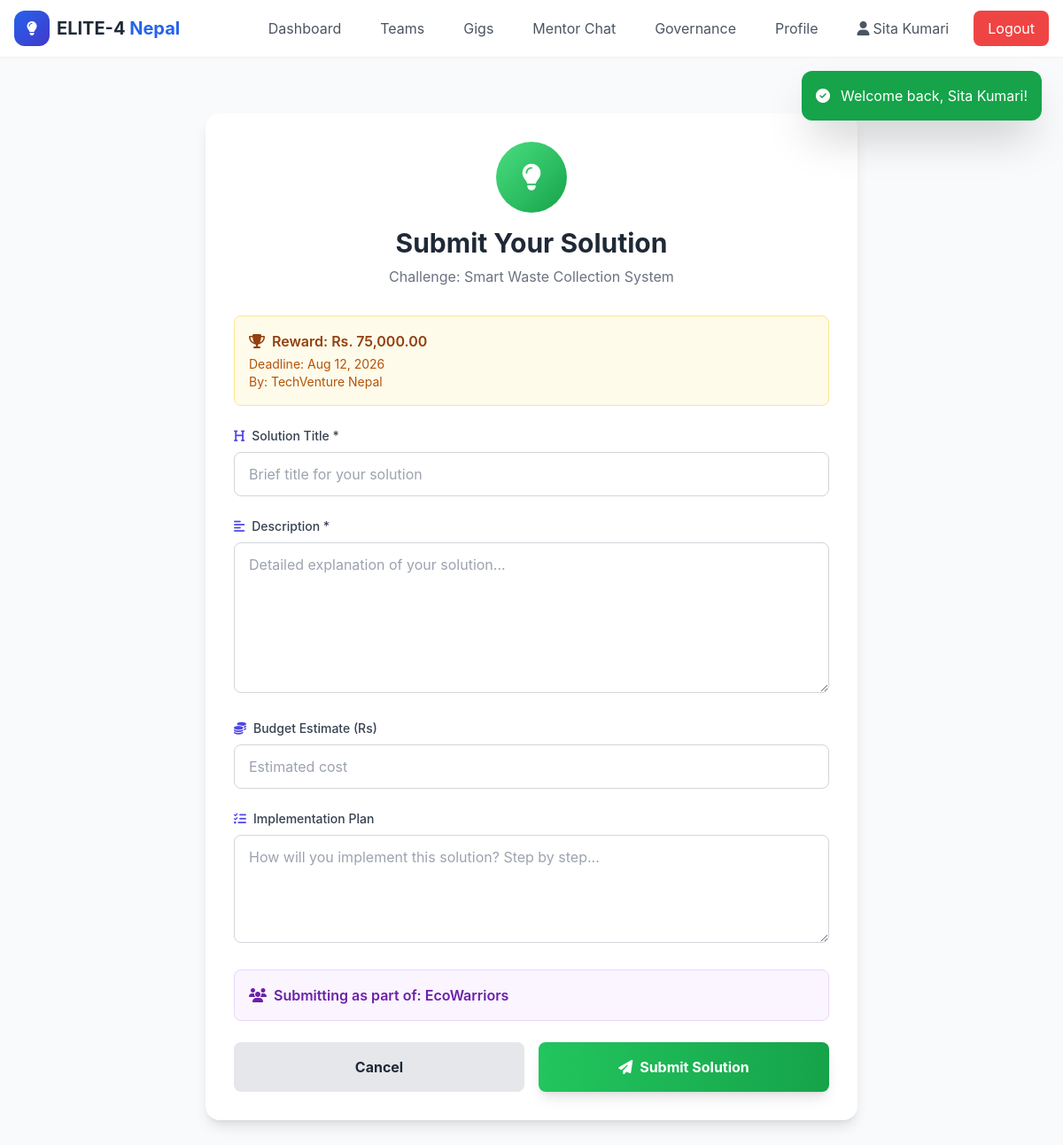
/submit_solution.php?challenge_id=1 (signed in), run on the app's committed database.
### tables this page shows
CREATE TABLE `users` (
  `id` INT AUTO_INCREMENT PRIMARY KEY,
  `name` VARCHAR(100) NOT NULL,
  `email` VARCHAR(100) UNIQUE NOT NULL,
  `phone` VARCHAR(20) DEFAULT NULL,
  `password` VARCHAR(255) NOT NULL,
  `role` ENUM('citizen', 'student', 'sponsor', 'mentor', 'admin', 'moderator') NOT NULL DEFAULT 'citizen',
  `bio` TEXT DEFAULT NULL,
  `skills` TEXT DEFAULT NULL,
  `profile_photo` VARCHAR(255) DEFAULT NULL,
  `date_of_birth` DATE DEFAULT NULL,
  `is_active` TINYINT(1) DEFAULT 1,
  `trust_score` INT DEFAULT 100,
  `projects_completed` INT DEFAULT 0,
  `created_at` TIMESTAMP DEFAULT CURRENT_TIMESTAMP,
  `updated_at` TIMESTAMP DEFAULT CURRENT_TIMESTAMP ON UPDATE CURRENT_TIMESTAMP
);

CREATE TABLE `challenges` (
  `id` INT AUTO_INCREMENT PRIMARY KEY,
  `sponsor_id` INT NOT NULL,
  `title` VARCHAR(200) NOT NULL,
  `description` TEXT NOT NULL,
  `reward_amount` DECIMAL(10,2) NOT NULL,
  `escrow_deposit` DECIMAL(10,2) DEFAULT 0,
  `escrow_status` ENUM('none', 'pending', 'deposited', 'released', 'refunded') DEFAULT 'none',
  `category` VARCHAR(50) DEFAULT NULL,
  `sdg_focus` INT DEFAULT NULL,
  `local_impact_category` VARCHAR(50) DEFAULT NULL,
  `requires_mentor` TINYINT(1) DEFAULT 0,
  `assigned_mentor_id` INT DEFAULT NULL,
  `deadline` DATE DEFAULT NULL,
  `status` ENUM('open', 'closed', 'rewarded', 'disputed') DEFAULT 'open',
  `first_look_expires` TIMESTAMP NULL DEFAULT NULL,
  `created_at` TIMESTAMP DEFAULT CURRENT_TIMESTAMP,
  FOREIGN KEY (`sponsor_id`) REFERENCES `users`(`id`) ON DELETE CASCADE,
  FOREIGN KEY (`assigned_mentor_id`) REFERENCES `users`(`id`) ON DELETE SET NULL
);

CREATE TABLE `teams` (
  `id` INT AUTO_INCREMENT PRIMARY KEY,
  `name` VARCHAR(100) NOT NULL,
  `description` TEXT DEFAULT NULL,
  `leader_id` INT NOT NULL,
  `is_public` TINYINT(1) DEFAULT 1,
  `required_skills` TEXT DEFAULT NULL,
  `problem_id` INT DEFAULT NULL,
  `mentor_id` INT DEFAULT NULL,
  `members` JSON DEFAULT NULL,
  `rank_points` INT DEFAULT 0,
  `status` ENUM('active', 'completed', 'archived', 'inactive') DEFAULT 'active',
  `gold_badge` TINYINT(1) DEFAULT 0,
  `projects_completed` INT DEFAULT 0,
  `last_progress_update` TIMESTAMP NULL DEFAULT NULL,
  `is_inactive` TINYINT(1) DEFAULT 0,
  `created_at` TIMESTAMP DEFAULT CURRENT_TIMESTAMP,
  FOREIGN KEY (`leader_id`) REFERENCES `users`(`id`) ON DELETE CASCADE,
  FOREIGN KEY (`mentor_id`) REFERENCES `users`(`id`) ON DELETE SET NULL
);

### submit_solution.php (the view, shortened to what this page needs)
<?php
require_once 'config.php';
$user = getCurrentUser();
global $conn;
$challengeId = (int)($_GET['challenge_id'] ?? 0);
$problem = null;
$challenge = null;
if ($challengeId) {
    $stmt = $conn->prepare("SELECT c.*, u.name as sponsor_name FROM challenges c JOIN users u ON c.sponsor_id = u.id WHERE c.id = ?");
    $stmt->bind_param("i", $challengeId);
    $stmt->execute();
    $r = $stmt->get_result();
    $challenge = $r ? $r->fetch_assoc() : null;
}
getHeader('Submit Solution');
?>
<div class="max-w-3xl mx-auto px-4 py-8">
    <div class="bg-white rounded-2xl shadow-lg p-8">
        <div class="text-center mb-8">
            <div class="w-20 h-20 bg-gradient-to-br from-green-400 to-green-600 rounded-full flex items-center justify-center mx-auto mb-4">
                <i class="fas fa-lightbulb text-3xl text-white"></i>
            </div>
            <h1 class="text-3xl font-bold text-gray-800">Submit Your Solution</h1>
            <p class="text-gray-500 mt-2">
                <?php if ($problem): ?>
                    For: <?= e($problem['title']) ?>
                <?php else: ?>
                    Challenge: <?= e($challenge['title']) ?>
                <?php endif; ?>
            </p>
        </div>
        <?php if ($challenge): ?>
            <div class="bg-amber-50 border border-amber-200 rounded-lg p-4 mb-6">
                <p class="font-semibold text-amber-800">
                    <i class="fas fa-trophy mr-2"></i>Reward: <?= formatCurrency($challenge['reward_amount']) ?>
                </p>
                <p class="text-sm text-amber-700 mt-1">Deadline: <?= date('M j, Y', strtotime($challenge['deadline'])) ?></p>
                <p class="text-sm text-amber-700">By: <?= e($challenge['sponsor_name']) ?></p>
            </div>
        <?php endif; ?>
        <form method="POST" class="space-y-6">
            <div>
                <label class="block text-sm font-medium text-gray-700 mb-2">
                    <i class="fas fa-heading mr-2 text-primary"></i>Solution Title *
                </label>
                <input type="text" name="title" required
                    class="w-full px-4 py-3 border border-gray-300 rounded-lg focus:ring-2 focus:ring-primary focus:border-primary transition-all"
                    placeholder="Brief title for your solution">
            </div>
            <div>
                <label class="block text-sm font-medium text-gray-700 mb-2">
                    <i class="fas fa-align-left mr-2 text-primary"></i>Description *
                </label>
                <textarea name="description" required rows="6"
                    class="w-full px-4 py-3 border border-gray-300 rounded-lg focus:ring-2 focus:ring-primary focus:border-primary transition-all"
                    placeholder="Detailed explanation of your solution..."></textarea>
            </div>
            <div>
                <label class="block text-sm font-medium text-gray-700 mb-2">
                    <i class="fas fa-coins mr-2 text-primary"></i>Budget Estimate (Rs)
                </label>
                <input type="number" name="budget_estimate" step="0.01" min="0"
                    class="w-full px-4 py-3 border border-gray-300 rounded-lg focus:ring-2 focus:ring-primary focus:border-primary transition-all"
                    placeholder="Estimated cost">
            </div>
            <div>
                <label class="block text-sm font-medium text-gray-700 mb-2">
                    <i class="fas fa-tasks mr-2 text-primary"></i>Implementation Plan
                </label>
                <textarea name="implementation_plan" rows="4"
                    class="w-full px-4 py-3 border border-gray-300 rounded-lg focus:ring-2 focus:ring-primary focus:border-primary transition-all"
                    placeholder="How will you implement this solution? Step by step..."></textarea>
            </div>
            <?php
            $stmt = $conn->prepare("SELECT * FROM teams WHERE leader_id = ? OR JSON_CONTAINS(members, JSON_ARRAY(?))");
            if ($stmt !== false) {
                $userIdJson = json_encode($user['id']);
                $stmt->bind_param("is", $user['id'], $userIdJson);
                $stmt->execute();
                $r = $stmt->get_result();
                $myTeam = $r ? $r->fetch_assoc() : null;
            } else {
                $myTeam = null;
            }
            ?>
            <?php if ($myTeam): ?>
                <div class="bg-purple-50 border border-purple-200 rounded-lg p-4">
                    <p class="font-semibold text-purple-800">
                        <i class="fas fa-users mr-2"></i>Submitting as part of: <?= e($myTeam['name']) ?>
                    </p>
                </div>
            <?php endif; ?>
            <div class="flex gap-4">
                <a href="javascript:history.back()" class="flex-1 bg-gray-200 hover:bg-gray-300 text-gray-800 font-bold py-4 rounded-lg text-center transition-all">
                    Cancel
                </a>
                <button type="submit" class="flex-1 bg-gradient-to-r from-green-500 to-green-600 hover:from-green-600 hover:to-green-700 text-white font-bold py-4 rounded-lg transition-all transform hover:scale-[1.02] shadow-lg">
                    <i class="fas fa-paper-plane mr-2"></i>Submit Solution
                </button>
            </div>
        </form>
    </div>
</div>
<?php getFooter(); ?>

### config.php (shortened to what this page needs)
<?php
$conn = new mysqli(DB_HOST, DB_USER, DB_PASS, DB_NAME);
$conn->set_charset("utf8mb4");
function e($string) {
    return htmlspecialchars($string ?? '', ENT_QUOTES, 'UTF-8');
}
function getCurrentUser() {
    if (isset($_SESSION['user_id'])) {
        return getUserById($_SESSION['user_id']);
    }
    return null;
}
function getUserById($id) {
    global $conn;
    $stmt = $conn->prepare("SELECT * FROM users WHERE id = ? AND is_active = 1");
    $stmt->bind_param("i", $id);
    $stmt->execute();
    return ($r = $stmt->get_result()) ? $r->fetch_assoc() : null;
}
function getFlash() {
    if (isset($_SESSION['flash'])) {
        $flash = $_SESSION['flash'];
        return $flash;
    }
    return null;
}
function formatCurrency($amount) {
    return 'Rs. ' . number_format($amount ?? 0, 2);
}
function getHeader($title = 'ELITE-4 Nepal') {
    $user = getCurrentUser();
    $roleNav = '';
    if ($user) {
        $name = e($user['name']);
        $role = $user['role'];
        $navItems = [];
        switch ($role) {
            case 'student': $navItems = [['dashboard.php','Dashboard'],['team_formation.php','Teams'],['micro_gigs.php','Gigs'],['mentor_chat.php','Mentor Chat'],['governance.php','Governance'],['profile.php','Profile']]; break;
        }
        $desktopNav = ''; $mobileNavItems = '';
        foreach ($navItems as $item) {
            $desktopNav .= '<a href="'.$item[0].'" class="px-4 py-2 text-gray-600 hover:bg-gray-100 rounded-lg">'.$item[1].'</a>';
        }
        $roleNav = $desktopNav.'<a href="profile.php" class="px-4 py-2 text-gray-600 hover:bg-gray-100 rounded-lg"><i class="fas fa-user mr-1"></i>'.$name.'</a><a href="logout.php" class="px-4 py-2 bg-red-500 text-white rounded-lg hover:bg-red-600">Logout</a>';
    }
    $flash = getFlash();
    $flashHtml = '';
    if ($flash) { $bg = $flash['type']==='success'?'bg-green-600':'bg-red-600'; $ic = $flash['type']==='success'?'check-circle':'exclamation-circle'; $flashHtml = '<div id="flashMsg" class="fixed top-20 right-6 z-50 p-4 rounded-xl shadow-2xl '.$bg.' text-white max-w-sm"><div class="flex items-center gap-3"><i class="fas fa-'.$ic.'"></i><span>'.e($flash['message']).'</span></div></div>'; }
?><!DOCTYPE html><html lang="en"><head><script src="https://cdn.tailwindcss.com"></script><link rel="stylesheet" href="https://cdnjs.cloudflare.com/ajax/libs/font-awesome/6.5.1/css/all.min.css"></head><body class="bg-gray-50"><nav class="bg-white shadow-sm sticky top-0 z-50"><div class="max-w-7xl mx-auto px-4"><div class="flex justify-between items-center h-16"><div class="flex items-center space-x-3"><a href="index.php" class="flex items-center space-x-2"><div class="w-10 h-10 bg-gradient-to-br from-blue-600 to-indigo-700 rounded-xl flex items-center justify-center"><i class="fas fa-lightbulb text-white"></i></div><span class="font-bold text-xl text-gray-800">ELITE-4 <span class="text-blue-600">Nepal</span></span></a></div><div class="hidden md:flex items-center space-x-3"><?=$roleNav?></div></div></div></nav><?= $flashHtml ?><div class="max-w-7xl mx-auto px-4 py-8"><?php
}
function getFooter() {
    echo '</div></body></html>';
}
?>

### config.php (style rules this page uses)
body { font-family:'Inter',sans-serif }

### data on the page
users: name "Sita Kumari"
challenges: title "Smart Waste Collection System", reward_amount "Rs. 75,000.00", deadline "Aug 12, 2026", sponsor.name "TechVenture Nepal"
teams: name "EcoWarriors"

### other printed values
$item[1] "Dashboard Teams Gigs Mentor Chat Governance Profile"
$flash['message'] "Welcome back, Sita Kumari!"
